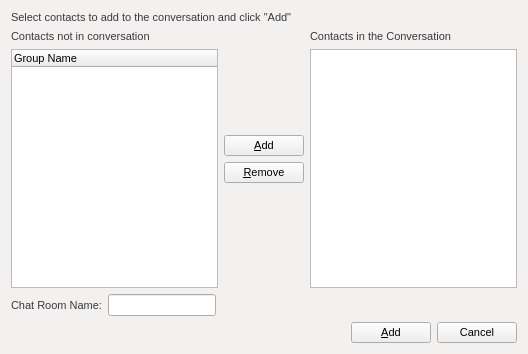
<?xml version="1.0" encoding="UTF-8"?>
<ui version="4.0">
 <class>ChatRoomInviteWidget</class>
 <widget class="QWidget" name="ChatRoomInviteWidget">
  <property name="geometry">
   <rect>
    <x>0</x>
    <y>0</y>
    <width>528</width>
    <height>354</height>
   </rect>
  </property>
  <property name="palette">
   <palette>
    <active>
     <colorrole role="WindowText">
      <brush brushstyle="SolidPattern">
       <color alpha="255">
        <red>56</red>
        <green>58</green>
        <blue>61</blue>
       </color>
      </brush>
     </colorrole>
     <colorrole role="Base">
      <brush brushstyle="SolidPattern">
       <color alpha="255">
        <red>255</red>
        <green>255</green>
        <blue>255</blue>
       </color>
      </brush>
     </colorrole>
     <colorrole role="Window">
      <brush brushstyle="SolidPattern">
       <color alpha="255">
        <red>243</red>
        <green>240</green>
        <blue>240</blue>
       </color>
      </brush>
     </colorrole>
    </active>
    <inactive>
     <colorrole role="WindowText">
      <brush brushstyle="SolidPattern">
       <color alpha="255">
        <red>56</red>
        <green>58</green>
        <blue>61</blue>
       </color>
      </brush>
     </colorrole>
     <colorrole role="Base">
      <brush brushstyle="SolidPattern">
       <color alpha="255">
        <red>255</red>
        <green>255</green>
        <blue>255</blue>
       </color>
      </brush>
     </colorrole>
     <colorrole role="Window">
      <brush brushstyle="SolidPattern">
       <color alpha="255">
        <red>243</red>
        <green>240</green>
        <blue>240</blue>
       </color>
      </brush>
     </colorrole>
    </inactive>
    <disabled>
     <colorrole role="WindowText">
      <brush brushstyle="SolidPattern">
       <color alpha="255">
        <red>120</red>
        <green>120</green>
        <blue>120</blue>
       </color>
      </brush>
     </colorrole>
     <colorrole role="Base">
      <brush brushstyle="SolidPattern">
       <color alpha="255">
        <red>243</red>
        <green>240</green>
        <blue>240</blue>
       </color>
      </brush>
     </colorrole>
     <colorrole role="Window">
      <brush brushstyle="SolidPattern">
       <color alpha="255">
        <red>243</red>
        <green>240</green>
        <blue>240</blue>
       </color>
      </brush>
     </colorrole>
    </disabled>
   </palette>
  </property>
  <property name="font">
   <font>
    <family>Tahoma</family>
    <pointsize>8</pointsize>
   </font>
  </property>
  <property name="windowTitle">
   <string>Add to Chat</string>
  </property>
  <property name="autoFillBackground">
   <bool>false</bool>
  </property>
  <layout class="QVBoxLayout" name="verticalLayout_5">
   <item>
    <layout class="QVBoxLayout" name="verticalLayout_4">
     <item>
      <widget class="QLabel" name="label">
       <property name="font">
        <font>
         <family>Tahoma</family>
        </font>
       </property>
       <property name="text">
        <string>Select contacts to add to the conversation and click &quot;Add&quot;</string>
       </property>
       <property name="textFormat">
        <enum>Qt::LogText</enum>
       </property>
      </widget>
     </item>
     <item>
      <layout class="QHBoxLayout" name="horizontalLayout">
       <item>
        <layout class="QVBoxLayout" name="verticalLayout_2">
         <item>
          <widget class="QLabel" name="labelContacts">
           <property name="text">
            <string>Contacts not in conversation</string>
           </property>
           <property name="scaledContents">
            <bool>false</bool>
           </property>
          </widget>
         </item>
         <item>
          <widget class="QTreeWidget" name="contactListTreeWidget">
           <property name="alternatingRowColors">
            <bool>true</bool>
           </property>
           <property name="selectionMode">
            <enum>QAbstractItemView::MultiSelection</enum>
           </property>
           <column>
            <property name="text">
             <string>Group Name</string>
            </property>
           </column>
          </widget>
         </item>
        </layout>
       </item>
       <item>
        <layout class="QVBoxLayout" name="verticalLayout">
         <item>
          <spacer name="verticalSpacer_2">
           <property name="orientation">
            <enum>Qt::Vertical</enum>
           </property>
           <property name="sizeHint" stdset="0">
            <size>
             <width>20</width>
             <height>40</height>
            </size>
           </property>
          </spacer>
         </item>
         <item>
          <widget class="QPushButton" name="addPushButton">
           <property name="text">
            <string>&amp;Add</string>
           </property>
          </widget>
         </item>
         <item>
          <widget class="QPushButton" name="removePushButton">
           <property name="text">
            <string>&amp;Remove</string>
           </property>
          </widget>
         </item>
         <item>
          <spacer name="verticalSpacer">
           <property name="orientation">
            <enum>Qt::Vertical</enum>
           </property>
           <property name="sizeHint" stdset="0">
            <size>
             <width>20</width>
             <height>40</height>
            </size>
           </property>
          </spacer>
         </item>
        </layout>
       </item>
       <item>
        <layout class="QVBoxLayout" name="verticalLayout_3">
         <item>
          <widget class="QLabel" name="labelInvitees">
           <property name="text">
            <string>Contacts in the Conversation</string>
           </property>
          </widget>
         </item>
         <item>
          <widget class="QListWidget" name="inviteListWidget">
           <property name="alternatingRowColors">
            <bool>true</bool>
           </property>
           <property name="selectionMode">
            <enum>QAbstractItemView::MultiSelection</enum>
           </property>
          </widget>
         </item>
        </layout>
       </item>
      </layout>
     </item>
     <item>
      <layout class="QHBoxLayout" name="horizontalLayout_2">
       <item>
        <widget class="QLabel" name="labelConvName">
         <property name="text">
          <string>Chat Room Name:</string>
         </property>
        </widget>
       </item>
       <item>
        <widget class="QLineEdit" name="lineEditConvName">
         <property name="sizePolicy">
          <sizepolicy hsizetype="Fixed" vsizetype="Fixed">
           <horstretch>0</horstretch>
           <verstretch>0</verstretch>
          </sizepolicy>
         </property>
        </widget>
       </item>
       <item>
        <spacer name="horizontalSpacer">
         <property name="orientation">
          <enum>Qt::Horizontal</enum>
         </property>
         <property name="sizeHint" stdset="0">
          <size>
           <width>40</width>
           <height>20</height>
          </size>
         </property>
        </spacer>
       </item>
      </layout>
     </item>
     <item>
      <layout class="QHBoxLayout" name="horizontalLayout_3">
       <item>
        <spacer name="horizontalSpacer_2">
         <property name="orientation">
          <enum>Qt::Horizontal</enum>
         </property>
         <property name="sizeHint" stdset="0">
          <size>
           <width>40</width>
           <height>20</height>
          </size>
         </property>
        </spacer>
       </item>
       <item>
        <widget class="QPushButton" name="startPushButton">
         <property name="text">
          <string>&amp;Add</string>
         </property>
        </widget>
       </item>
       <item>
        <widget class="QPushButton" name="cancelPushButton">
         <property name="text">
          <string>Cancel</string>
         </property>
        </widget>
       </item>
      </layout>
     </item>
    </layout>
   </item>
  </layout>
 </widget>
 <tabstops>
  <tabstop>contactListTreeWidget</tabstop>
  <tabstop>inviteListWidget</tabstop>
  <tabstop>startPushButton</tabstop>
 </tabstops>
 <resources/>
 <connections/>
</ui>
